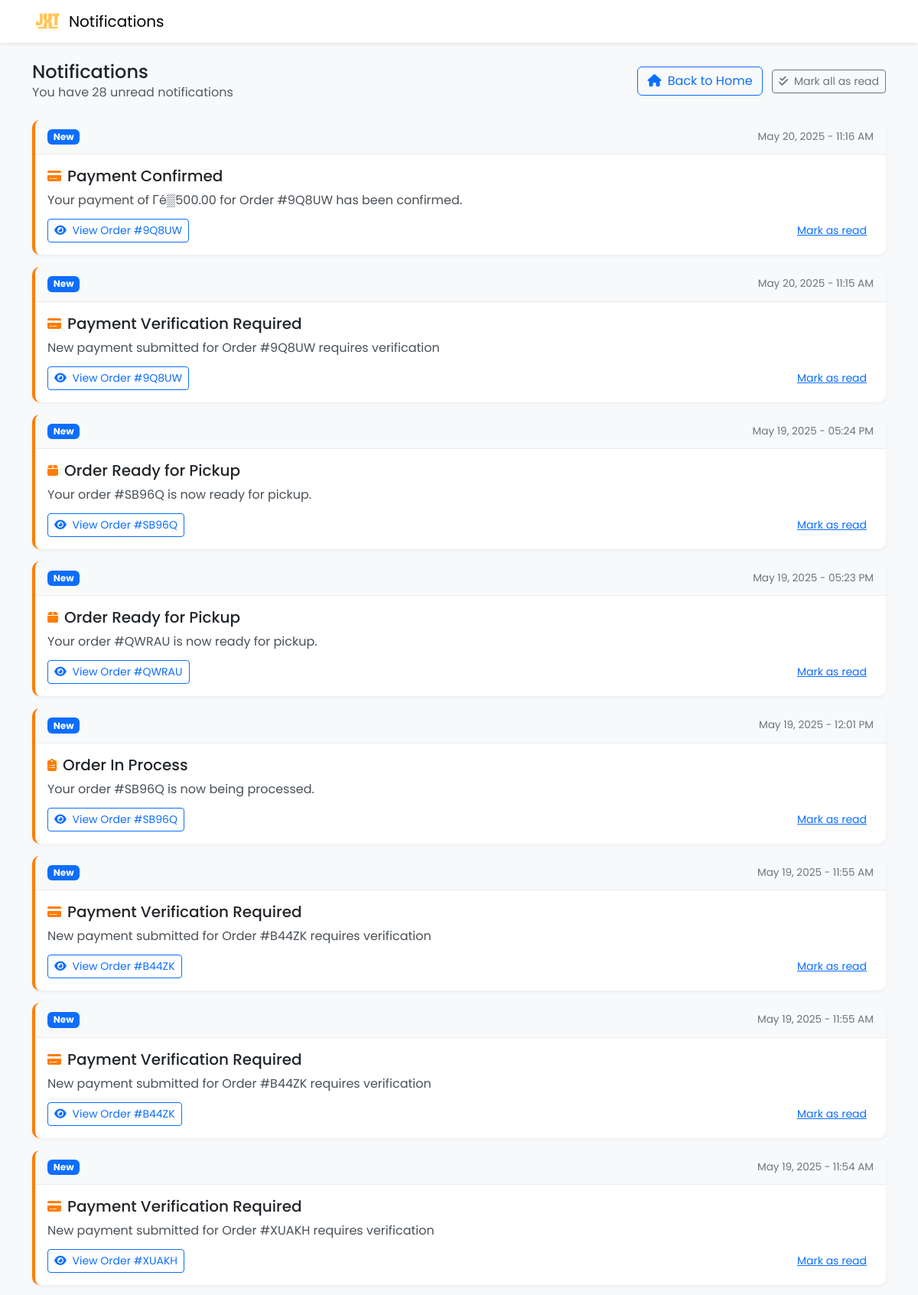
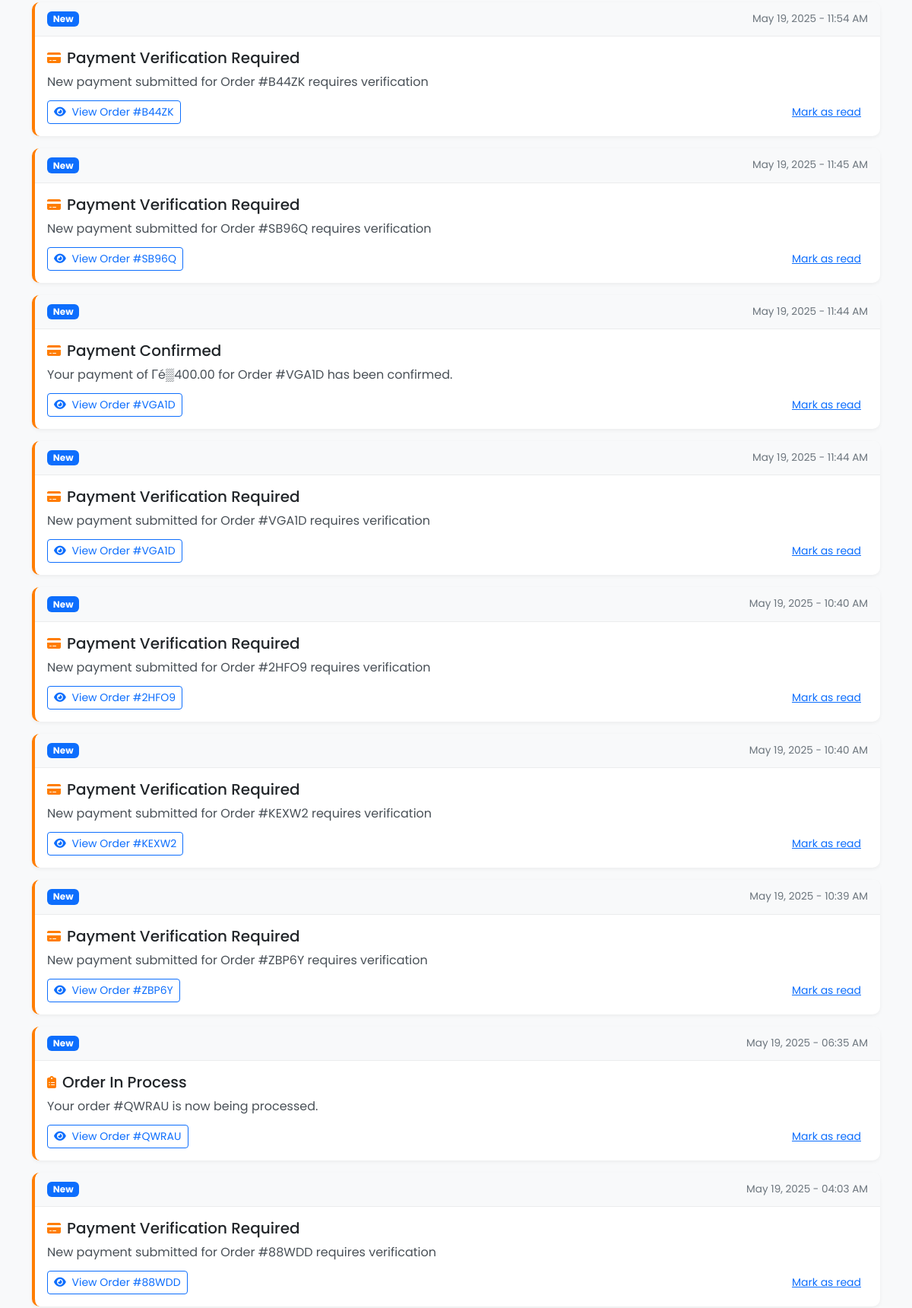
/customer/notification.php (signed in, upper part), run on the app's committed database (2 pictures, top to bottom).
### tables this page shows
CREATE TABLE `notifications` (
  `notification_id` int(11) NOT NULL AUTO_INCREMENT,
  `title` varchar(255) DEFAULT NULL,
  `customer_id` int(11) NOT NULL,
  `order_id` varchar(10) NOT NULL,
  `message` text NOT NULL,
  `is_read` tinyint(1) DEFAULT 0,
  `created_at` timestamp NOT NULL DEFAULT current_timestamp(),
  PRIMARY KEY (`notification_id`),
  KEY `customer_id` (`customer_id`),
  KEY `notifications_ibfk_2` (`order_id`),
  CONSTRAINT `notifications_ibfk_1` FOREIGN KEY (`customer_id`) REFERENCES `customers` (`customer_id`) ON DELETE CASCADE,
  CONSTRAINT `notifications_ibfk_2` FOREIGN KEY (`order_id`) REFERENCES `orders` (`order_id`)
);

CREATE TABLE `orders` (
  `order_id` varchar(10) NOT NULL,
  `customer_id` int(11) NOT NULL,
  `order_type` enum('tailoring','sublimation') NOT NULL,
  `total_amount` decimal(10,2) NOT NULL,
  `downpayment_amount` decimal(10,2) NOT NULL,
  `payment_method` enum('cash','gcash') NOT NULL,
  `payment_status` enum('pending','downpayment_paid','fully_paid') DEFAULT 'pending',
  `order_status` enum('pending_approval','declined','approved','forward_to_sublimator','in_process','printing_done','ready_for_pickup','completed') DEFAULT 'pending_approval',
  `staff_id` int(11) DEFAULT NULL,
  `manager_id` int(11) DEFAULT NULL,
  `notes` text DEFAULT NULL,
  `created_at` timestamp NOT NULL DEFAULT current_timestamp(),
  `updated_at` timestamp NOT NULL DEFAULT current_timestamp() ON UPDATE current_timestamp(),
  `screenshot_path` varchar(255) DEFAULT NULL,
  `status_history` text DEFAULT NULL,
  PRIMARY KEY (`order_id`),
  KEY `customer_id` (`customer_id`),
  KEY `staff_id` (`staff_id`),
  KEY `manager_id` (`manager_id`),
  CONSTRAINT `orders_ibfk_1` FOREIGN KEY (`customer_id`) REFERENCES `customers` (`customer_id`),
  CONSTRAINT `orders_ibfk_2` FOREIGN KEY (`staff_id`) REFERENCES `users` (`user_id`),
  CONSTRAINT `orders_ibfk_3` FOREIGN KEY (`manager_id`) REFERENCES `users` (`user_id`)
);

### customer/notification.php (the view, shortened to what this page needs)
<?php
include '../db.php';
$customer_id = $_SESSION['customer_id'];
$sql = "SELECT n.*, o.order_id
        FROM notifications n
        LEFT JOIN orders o ON n.order_id = o.order_id
        WHERE n.customer_id = ?
        ORDER BY n.created_at DESC";
$stmt = $conn->prepare($sql);
$stmt->bind_param("i", $customer_id);
$stmt->execute();
$result = $stmt->get_result();
$unread_sql = "SELECT COUNT(*) as unread_count FROM notifications WHERE customer_id = ? AND is_read = 0";
$unread_stmt = $conn->prepare($unread_sql);
$unread_stmt->bind_param("i", $customer_id);
$unread_stmt->execute();
$unread_result = $unread_stmt->get_result();
$unread_count = $unread_result->fetch_assoc()['unread_count'];
?>
<!DOCTYPE html>
<html lang="en">
<head>
    <link href="https://cdn.jsdelivr.net/npm/bootstrap@5.3.0/dist/css/bootstrap.min.css" rel="stylesheet">
    <link rel="stylesheet" href="https://cdnjs.cloudflare.com/ajax/libs/font-awesome/6.4.0/css/all.min.css">
</head>
<body>
    <nav class="navbar navbar-expand-lg fixed-top">
        <div class="container">
            <div class="d-flex align-items-center">
                <a href="index.php" class="me-2">
                    <img src="../image/logo.png" height="40" alt="JX Tailoring Logo">
                </a>
                <span class="navbar-brand mb-0">Notifications</span>
            </div>
        </div>
    </nav>
    <div class="container" style="margin-top: 80px; margin-bottom: 20px;">
        <div class="d-flex justify-content-between align-items-center mb-4">
            <div>
                <h1 class="h4 mb-0">Notifications</h1>
                <?php if ($unread_count > 0): ?>
                <p class="text-muted mb-0">You have <?php echo $unread_count; ?> unread notification<?php echo $unread_count != 1 ? 's' : ''; ?></p>
                <?php endif; ?>
            </div>
            <div>
                <a href="index.php" class="btn btn-outline-primary me-2">
                    <i class="fas fa-home me-1"></i> Back to Home
                </a>
                <?php if ($unread_count > 0): ?>
                <a href="notification.php?mark_all_read=1" class="btn btn-sm btn-outline-secondary">
                    <i class="fas fa-check-double me-1"></i> Mark all as read
                </a>
                <?php endif; ?>
            </div>
        </div>
        <?php if ($result->num_rows > 0): ?>
            <?php while ($notification = $result->fetch_assoc()): ?>
                <div class="card notification-card <?php echo $notification['is_read'] ? '' : 'notification-unread'; ?>">
                    <div class="notification-header">
                        <span class="badge <?php echo $notification['is_read'] ? 'bg-secondary' : 'bg-primary'; ?>">
                            <?php echo $notification['is_read'] ? 'Read' : 'New'; ?>
                        </span>
                        <span class="notification-time">
                            <?php echo date('M d, Y - h:i A', strtotime($notification['created_at'])); ?>
                        </span>
                    </div>
                    <div class="notification-body">
                        <div class="notification-title">
                            <?php
                            $icon = 'fa-bell';
                            $title = strtolower($notification['title']);
                            if (strpos($title, 'order') !== false) {
                                if (strpos($title, 'declined') !== false) {
                                    $icon = 'fa-times-circle';
                                } elseif (strpos($title, 'approved') !== false) {
                                    $icon = 'fa-check-circle';
                                } elseif (strpos($title, 'ready') !== false) {
                                    $icon = 'fa-box';
                                } elseif (strpos($title, 'completed') !== false) {
                                    $icon = 'fa-clipboard-check';
                                } else {
                                    $icon = 'fa-clipboard-list';
                                }
                            } elseif (strpos($title, 'payment') !== false) {
                                $icon = 'fa-credit-card';
                            } elseif (strpos($title, 'delivery') !== false || strpos($title, 'pickup') !== false) {
                                $icon = 'fa-truck';
                            } elseif (strpos($title, 'measurement') !== false) {
                                $icon = 'fa-ruler';
                            } elseif (strpos($title, 'reminder') !== false) {
                                $icon = 'fa-calendar-check';
                            }
                            ?>
                            <i class="fas <?php echo $icon; ?>"></i>
                            <h5 class="mb-0"><?php echo htmlspecialchars($notification['title']); ?></h5>
                        </div>
                        <p class="notification-message"><?php echo htmlspecialchars($notification['message']); ?></p>
                        <div class="notification-footer">
                            <?php if ($notification['order_id']): ?>
                            <a href="view_order.php?order_id=<?php echo $notification['order_id']; ?>"
                               class="btn btn-sm btn-outline-primary btn-order"
                               onclick="event.preventDefault(); window.location.href='view_order.php?order_id=<?php echo $notification['order_id']; ?>';">
                                <i class="fas fa-eye me-1"></i> View Order #<?php echo $notification['order_id']; ?>
                            </a>
                            <?php else: ?>
                            <div></div>
                            <?php endif; ?>
                            <?php if (!$notification['is_read']): ?>
                            <a href="notification.php?mark_read=<?php echo $notification['notification_id']; ?>" class="btn btn-sm btn-link">
                                Mark as read
                            </a>
                            <?php endif; ?>
                        </div>
                    </div>
                </div>
            <?php endwhile; ?>
        <?php endif; ?>
    </div>
</body>
</html>

### customer/notification.php (style rules this page uses)
body { font-family: 'Poppins', sans-serif; background-color: #f8f9fa; padding-bottom: 70px; }
.navbar { background-color: white; box-shadow: 0 2px 4px rgba(0,0,0,.08); }
.notification-card { border-radius: 10px; overflow: hidden; transition: transform 0.2s; margin-bottom: 16px; border: none; box-shadow: 0 2px 5px rgba(0,0,0,.05); }
.notification-unread { border-left: 4px solid #ff7d00; }
.notification-header { display: flex; justify-content: space-between; align-items: center; padding: 12px 16px; background-color: #f8f9fa; border-bottom: 1px solid rgba(0,0,0,.05); }
.notification-body { padding: 16px; }
.notification-time { color: #6c757d; font-size: 0.85rem; }
.notification-title { display: flex; align-items: center; margin-bottom: 8px; }
.notification-title i { margin-right: 8px; color: #ff7d00; }
.notification-message { color: #495057; margin-bottom: 12px; }
.notification-footer { display: flex; justify-content: space-between; }
.btn-order { font-size: 0.875rem; padding: 0.25rem 0.5rem; }

### data on the page
notifications: is_read "New", created_at "May 20, 2025 - 11:16 AM", title "Payment Confirmed", message "Your payment of Γé▒500.00 for Order #9Q8UW has been confirmed.", order.order_id "9Q8UW"
notifications: is_read "New", created_at "May 20, 2025 - 11:15 AM", title "Payment Verification Required", message "New payment submitted for Order #9Q8UW requires verification", order.order_id "9Q8UW"
notifications: is_read "New", created_at "May 19, 2025 - 05:24 PM", title "Order Ready for Pickup", message "Your order #SB96Q is now ready for pickup.", order.order_id "SB96Q"
notifications: is_read "New", created_at "May 19, 2025 - 05:23 PM", title "Order Ready for Pickup", message "Your order #QWRAU is now ready for pickup.", order.order_id "QWRAU"
notifications: is_read "New", created_at "May 19, 2025 - 12:01 PM", title "Order In Process", message "Your order #SB96Q is now being processed.", order.order_id "SB96Q"
notifications: is_read "New", created_at "May 19, 2025 - 11:55 AM", title "Payment Verification Required", message "New payment submitted for Order #B44ZK requires verification", order.order_id "B44ZK"
notifications: is_read "New", created_at "May 19, 2025 - 11:55 AM", title "Payment Verification Required", message "New payment submitted for Order #B44ZK requires verification", order.order_id "B44ZK"
notifications: is_read "New", created_at "May 19, 2025 - 11:54 AM", title "Payment Verification Required", message "New payment submitted for Order #XUAKH requires verification", order.order_id "XUAKH"
notifications: is_read "New", created_at "May 19, 2025 - 11:54 AM", title "Payment Verification Required", message "New payment submitted for Order #B44ZK requires verification", order.order_id "B44ZK"
notifications: is_read "New", created_at "May 19, 2025 - 11:45 AM", title "Payment Verification Required", message "New payment submitted for Order #SB96Q requires verification", order.order_id "SB96Q"
notifications: is_read "New", created_at "May 19, 2025 - 11:44 AM", title "Payment Confirmed", message "Your payment of Γé▒400.00 for Order #VGA1D has been confirmed.", order.order_id "VGA1D"
notifications: is_read "New", created_at "May 19, 2025 - 11:44 AM", title "Payment Verification Required", message "New payment submitted for Order #VGA1D requires verification", order.order_id "VGA1D"
notifications: is_read "New", created_at "May 19, 2025 - 10:40 AM", title "Payment Verification Required", message "New payment submitted for Order #2HFO9 requires verification", order.order_id "2HFO9"
notifications: is_read "New", created_at "May 19, 2025 - 10:40 AM", title "Payment Verification Required", message "New payment submitted for Order #KEXW2 requires verification", order.order_id "KEXW2"
notifications: is_read "New", created_at "May 19, 2025 - 10:39 AM", title "Payment Verification Required", message "New payment submitted for Order #ZBP6Y requires verification", order.order_id "ZBP6Y"
notifications: is_read "New", created_at "May 19, 2025 - 06:35 AM", title "Order In Process", message "Your order #QWRAU is now being processed.", order.order_id "QWRAU"
notifications: is_read "New", created_at "May 19, 2025 - 04:03 AM", title "Payment Verification Required", message "New payment submitted for Order #88WDD requires verification", order.order_id "88WDD"

### other printed values
$unread_count "28"
